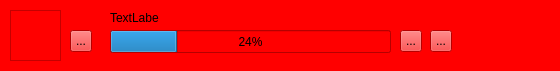
<?xml version="1.0" encoding="UTF-8"?>
<ui version="4.0">
 <class>YOUTUBEwidget</class>
 <widget class="QWidget" name="YOUTUBEwidget">
  <property name="geometry">
   <rect>
    <x>0</x>
    <y>0</y>
    <width>560</width>
    <height>71</height>
   </rect>
  </property>
  <property name="windowTitle">
   <string>Form</string>
  </property>
  <property name="styleSheet">
   <string notr="true">background-color: red;</string>
  </property>
  <widget class="QGraphicsView" name="graphicsView">
   <property name="geometry">
    <rect>
     <x>10</x>
     <y>10</y>
     <width>51</width>
     <height>51</height>
    </rect>
   </property>
  </widget>
  <widget class="QLabel" name="label">
   <property name="geometry">
    <rect>
     <x>110</x>
     <y>10</y>
     <width>49</width>
     <height>16</height>
    </rect>
   </property>
   <property name="text">
    <string>TextLabel</string>
   </property>
  </widget>
  <widget class="QToolButton" name="toolButton">
   <property name="geometry">
    <rect>
     <x>70</x>
     <y>30</y>
     <width>22</width>
     <height>22</height>
    </rect>
   </property>
   <property name="text">
    <string>...</string>
   </property>
  </widget>
  <widget class="QProgressBar" name="progressBar">
   <property name="geometry">
    <rect>
     <x>110</x>
     <y>30</y>
     <width>281</width>
     <height>23</height>
    </rect>
   </property>
   <property name="value">
    <number>24</number>
   </property>
  </widget>
  <widget class="QToolButton" name="toolButton_2">
   <property name="geometry">
    <rect>
     <x>70</x>
     <y>30</y>
     <width>22</width>
     <height>22</height>
    </rect>
   </property>
   <property name="text">
    <string>...</string>
   </property>
  </widget>
  <widget class="QProgressBar" name="progressBar_2">
   <property name="geometry">
    <rect>
     <x>110</x>
     <y>30</y>
     <width>281</width>
     <height>23</height>
    </rect>
   </property>
   <property name="value">
    <number>24</number>
   </property>
  </widget>
  <widget class="QToolButton" name="toolButton_3">
   <property name="geometry">
    <rect>
     <x>400</x>
     <y>30</y>
     <width>22</width>
     <height>22</height>
    </rect>
   </property>
   <property name="text">
    <string>...</string>
   </property>
  </widget>
  <widget class="QToolButton" name="toolButton_4">
   <property name="geometry">
    <rect>
     <x>430</x>
     <y>30</y>
     <width>22</width>
     <height>22</height>
    </rect>
   </property>
   <property name="text">
    <string>...</string>
   </property>
  </widget>
 </widget>
 <resources/>
 <connections/>
</ui>
